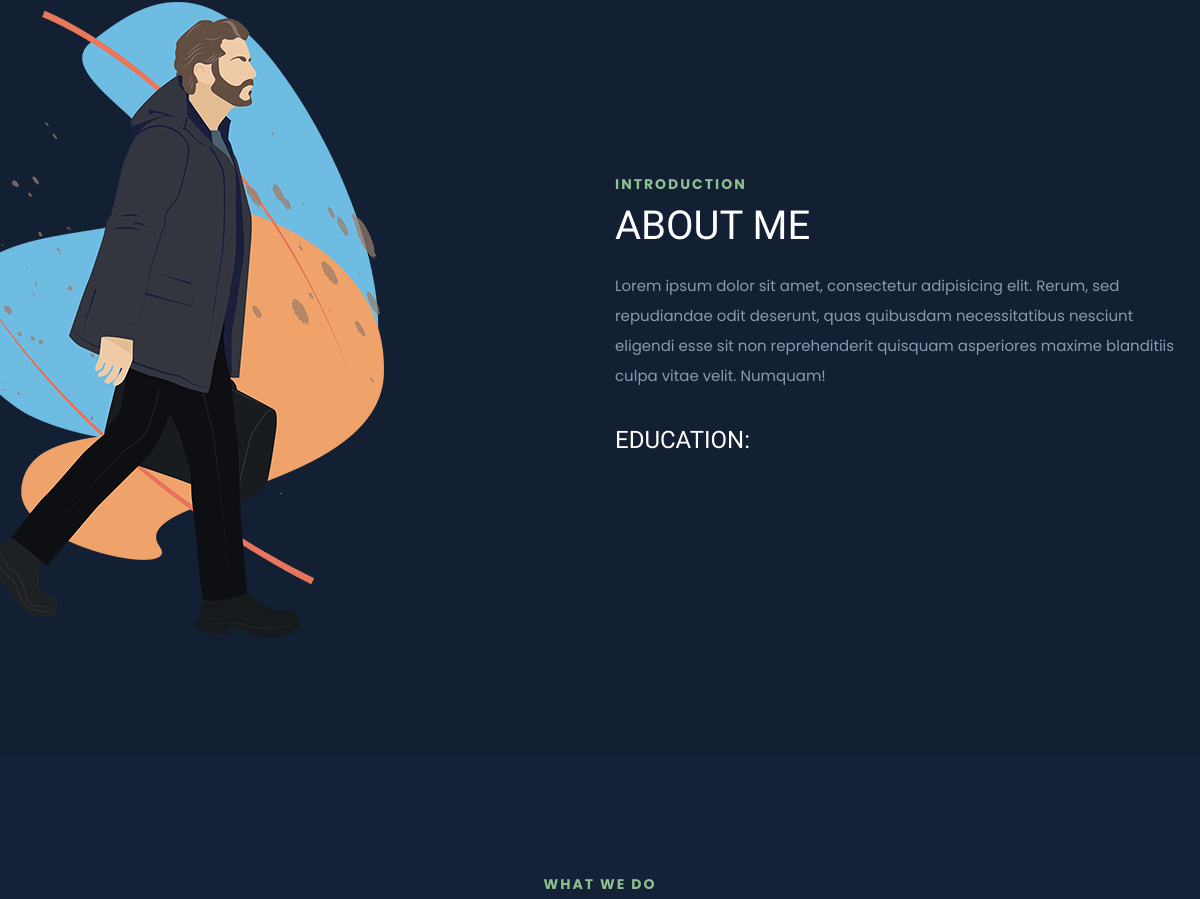
Before: / (middle part) with the older database file.
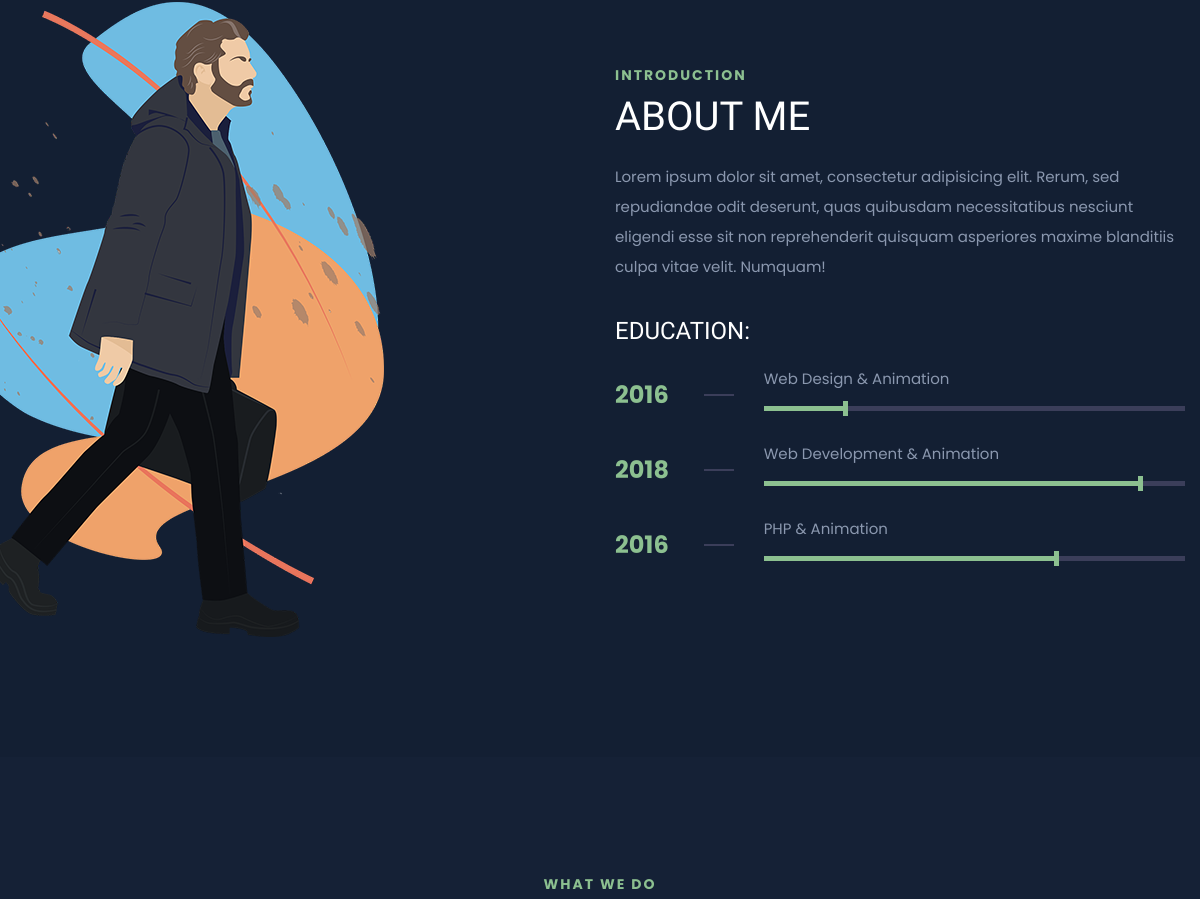
After: the same page with the newer database file.
### tables this page shows
CREATE TABLE `skills` (
  `id` int NOT NULL,
  `title` varchar(200) NOT NULL,
  `year` varchar(200) NOT NULL,
  `ratio` varchar(200) NOT NULL,
  `status` varchar(200) NOT NULL DEFAULT 'deactive'
);

### index.php (the view, shortened to what this page needs)
<?php
include './config/database.php';
$skill_query = "SELECT * FROM skills";
$skills = mysqli_query($db_connect,$skill_query);
?>
<!doctype html>
<html class="no-js" lang="en">
<head>
        <link rel="stylesheet" href="./public/frontend/css/bootstrap.min.css">
        <link rel="stylesheet" href="./public/frontend/css/animate.min.css">
        <link rel="stylesheet" href="./public/frontend/css/magnific-popup.css">
        <link rel="stylesheet" href="./public/frontend/css/fontawesome-all.min.css">
        <link rel="stylesheet" href="https://cdnjs.cloudflare.com/ajax/libs/font-awesome/4.7.0/css/font-awesome.css" />
        <link rel="stylesheet" href="./public/frontend/css/flaticon.css">
        <link rel="stylesheet" href="./public/frontend/css/slick.css">
        <link rel="stylesheet" href="./public/frontend/css/aos.css">
        <link rel="stylesheet" href="./public/frontend/css/default.css">
        <link rel="stylesheet" href="./public/frontend/css/style.css">
        <link rel="stylesheet" href="./public/frontend/css/responsive.css">
    </head>
    <body class="theme-bg">
        <main>
            <section id="about" class="about-area primary-bg pt-120 pb-120">
                <div class="container">
                    <div class="row align-items-center">
                        <div class="col-lg-6">
                            <div class="about-img">
                                <img src="./public/frontend/img/banner/banner_img2.png" title="me-01" alt="me-01">
                            </div>
                        </div>
                        <div class="col-lg-6 pr-90">
                            <div class="section-title mb-25">
                                <span>Introduction</span>
                                <h2>About Me</h2>
                            </div>
                            <div class="about-content">
                                <p>Lorem ipsum dolor sit amet, consectetur adipisicing elit. Rerum, sed repudiandae odit deserunt, quas
                                    quibusdam necessitatibus nesciunt eligendi esse sit non reprehenderit quisquam asperiores maxime
                                    blanditiis culpa vitae velit. Numquam!</p>
                                <h3>Education:</h3>
                            </div>
                            <?php foreach($skills as $skill) : ?>
                            <div class="education">
                                <div class="year">
                                    <?= $skill['year'] ?>
                                </div>
                                <div class="line"></div>
                                <div class="location">
                                    <span><?= $skill['title'] ?> &amp; Animation</span>
                                    <div class="progressWrapper">
                                        <div class="progress">
                                            <div class="progress-bar wow slideInLefts" data-wow-delay="0.2s" data-wow-duration="2s" role="progressbar" style="width: <?= $skill['ratio'] ?>%;" aria-valuenow="<?= $skill['ratio'] ?>" aria-valuemin="0" aria-valuemax="100"></div>
                                        </div>
                                    </div>
                                </div>
                            </div>
                            <?php endforeach; ?>
                        </div>
                    </div>
                </div>
            </section>
            <section id="service" class="services-area pt-120 pb-50">
				<div class="container">
                    <div class="row justify-content-center">
                        <div class="col-xl-6 col-lg-8">
                            <div class="section-title text-center mb-70">
                                <span>WHAT WE DO</span>
                            </div>
                        </div>
                    </div>
				</div>
			</section>
        </main>
    </body>
</html>

Changed rows visible on the page:
added skills: year "2016", title "Web Design"
added skills: year "2018", title "Web Development"
added skills: year "2016", title "PHP"
